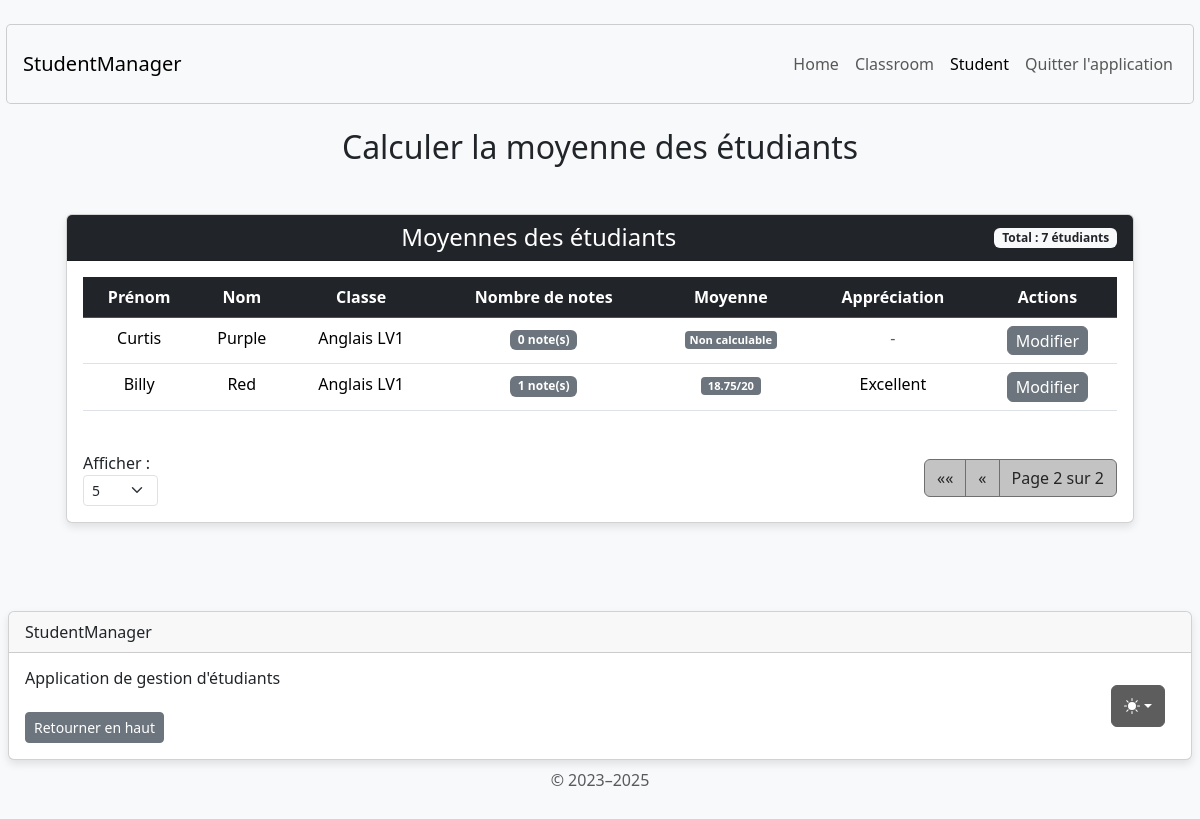
The page /student/calculate-student-average/?page=2&items_per_page=5 on the database its author committed.
### student/models.py (models this page shows, shortened)
class Student(AbstractUser):
    username = None
    email = models.EmailField('email address', unique=True, null=True, blank=True)
    USERNAME_FIELD = 'email'
    REQUIRED_FIELDS = []
    classroom = models.ForeignKey(
        Classroom,
        on_delete=models.SET_NULL,
        null=True,
        blank=True,
        related_name="students"
    )
    lessons = models.ManyToManyField(Lesson, through='StudentLesson', blank=True)
    groups = models.ManyToManyField(
        'auth.Group',
        blank=True,
        related_name='student_set',
        help_text='The groups this user belongs to.',
        verbose_name='groups'
    )
    user_permissions = models.ManyToManyField(
        'auth.Permission',
        blank=True,
        related_name='student_set_permissions',
        help_text='Specific permissions for this user.',
        verbose_name='user permissions'
    )

### classroom/models.py (models this page shows, shortened)
class Classroom(models.Model):
    classroom_name = models.CharField(max_length=255)
    number_of_places_available = models.PositiveIntegerField(default=0)

### student/views.py (the view)
# urls.py: path('student/calculate-student-average/', calculate_student_average_view, name='calculate_student_average'),
def calculate_student_average_view(request):
    students = Student.objects.all() \
        .order_by('last_name', 'first_name') \
        .select_related('classroom') \
        .prefetch_related('studentlesson_set__lesson')
    students_with_averages = []
    for student in students:
        valid_grades = student.studentlesson_set.exclude(grade__isnull=True).filter(grade__gte=0, grade__lte=20)
        if valid_grades.exists():
            average = valid_grades.aggregate(Avg('grade'))['grade__avg']
            average = round(average, 2) if average else None
        else:
            average = None
        students_with_averages.append({
            'student': student,
            'average': average,
            'grades_count': valid_grades.count()
        })
    try:
        items_per_page = int(request.GET.get('items_per_page', 5))
        if items_per_page not in [5, 10, 50, 100]:
            items_per_page = 5
    except (ValueError, TypeError):
        items_per_page = 5
    paginator = Paginator(students_with_averages, items_per_page)
    page_number = request.GET.get('page')
    page_obj = paginator.get_page(page_number)
    classrooms = Classroom.objects.all()
    context = {
        'page_obj': page_obj,
        'items_per_page': items_per_page,
        'per_page_options': [5, 10, 50, 100],
        'has_students': students.exists(),
        'classrooms': classrooms,
    }
    return render(request, 'student/calculate_student_average.html', context)

### student/templates/student/calculate_student_average.html (shortened to what this page needs)
{% extends 'home/base.html' %}
{% load static %}
{% block content %}
<body class="d-flex align-items-center py-4 bg-body-tertiary">
    <main class="container text-center">
        <h2 class="mb-4 mt-4">Calculer la moyenne des étudiants</h2>
        <div class="container mt-5">
            <div class="row justify-content-center">
                <div class="col-md-12">
                    <div class="card">
                        <div class="card-header bg-dark text-white d-flex justify-content-between align-items-center">
                            <h4 class="mb-0 flex-grow-1 text-center">Moyennes des étudiants</h4>
                            <span class="badge bg-light text-dark">
                                Total : {{ page_obj.paginator.count }} étudiants
                            </span>
                        </div>
                        <div class="card-body">
                            {% if has_students %}
                            <div class="table-responsive">
                                <table class="table table-hover">
                                    <thead class="table-dark">
                                        <tr>
                                            <th scope="col">Prénom</th>
                                            <th scope="col">Nom</th>
                                            <th scope="col">Classe</th>
                                            <th scope="col">Nombre de notes</th>
                                            <th scope="col">Moyenne</th>
                                            <th scope="col">Appréciation</th>
                                            <th scope="col">Actions</th>
                                        </tr>
                                    </thead>
                                    <tbody>
                                        {% for student_data in page_obj %}
                                        {% with student=student_data.student average=student_data.average grades_count=student_data.grades_count %}
                                        <tr>
                                            <td>{{ student.first_name }}</td>
                                            <td>{{ student.last_name }}</td>
                                            <td>
                                                {% if student.classroom %}
                                                    {{ student.classroom.classroom_name }}
                                                {% else %}
                                                    <span class="text-muted">Aucune classe</span>
                                                {% endif %}
                                            </td>
                                            <td>
                                                <span class="badge {% if grades_count > 0 %}bg-secondary{% else %}bg-secondary{% endif %}">
                                                    {{ grades_count }} note(s)
                                                </span>
                                            </td>
                                            <td>
                                                {% if average is not None %}
                                                    <span class="average-badge compact badge
                                                        {% if average >= 16 %}bg-secondary
                                                        {% elif average >= 12 %}bg-secondary
                                                        {% elif average >= 10 %}bg-secondary
                                                        {% else %}bg-danger
                                                        {% endif %} fs-6">
                                                        {{ average }}/20
                                                    </span>
                                                {% else %}
                                                    <span class="average-badge compact badge bg-secondary">Non calculable</span>
                                                {% endif %}
                                            </td>
                                            <td>
                                                {% if average is not None %}
                                                    {% if average >= 16 %}Excellent
                                                    {% elif average >= 14 %}Très bien
                                                    {% elif average >= 12 %}Bien
                                                    {% elif average >= 10 %}Assez bien
                                                    {% else %}Insuffisant
                                                    {% endif %}
                                                {% else %}
                                                    <span class="text-muted">-</span>
                                                {% endif %}
                                            </td>
                                            <td>
                                                <button type="button" class="btn btn-secondary btn-custom-hover btn-custom-padding"
                                                    data-bs-toggle="modal"
                                                    data-bs-target="#editModal{{ student.id }}">
                                                    Modifier
                                                </button>
                                            </td>
                                        </tr>
                                        {% endwith %}
                                        {% endfor %}
                                    </tbody>
                                </table>
                            </div>
                            <div class="pagination-container mt-4 d-flex justify-content-between align-items-center">
                                <div>
                                    <form method="GET" class="form-inline">
                                        <label for="items_per_page" class="me-2">Afficher :</label>
                                        <select name="items_per_page" id="items_per_page" class="form-select form-select-sm" onchange="this.form.submit()">
                                            {% for option in per_page_options %}
                                            <option value="{{ option }}" {% if items_per_page == option %}selected{% endif %}>{{ option }}</option>
                                            {% endfor %}
                                        </select>
                                    </form>
                                </div>
                                <nav>
                                    <ul class="pagination mb-0">
                                        {% if page_obj.has_previous %}
                                        <li class="page-item">
                                            <a class="page-link" href="?page=1&items_per_page={{ items_per_page }}" aria-label="First">
                                                <span aria-hidden="true">&laquo;&laquo;</span>
                                            </a>
                                        </li>
                                        <li class="page-item">
                                            <a class="page-link" href="?page={{ page_obj.previous_page_number }}&items_per_page={{ items_per_page }}" aria-label="Previous">
                                                <span aria-hidden="true">&laquo;</span>
                                            </a>
                                        </li>
                                        {% endif %}
                                        <li class="page-item disabled">
                                            <span class="page-link">
                                                Page {{ page_obj.number }} sur {{ page_obj.paginator.num_pages }}
                                            </span>
                                        </li>
                                    </ul>
                                </nav>
                            </div>
                            {% else %}
                            <div class="alert alert-info" role="alert">
                                Il n'y a pas d'étudiants à afficher.
                            </div>
                            {% endif %}
                        </div>
                    </div>
                </div>
            </div>
        </div>
    </main>
</body>
{% endblock content %}

### home/templates/home/base.html (style rules this page uses)
body { display: flex; flex-direction: column; min-height: 100vh; }
main { flex: 1; }

### student/templates/student/calculate_student_average.html (style rules this page uses)
.btn-custom-padding { padding: 0.1rem 0.5rem; }
.card { box-shadow: 0 4px 8px rgba(0, 0, 0, 0.1); }
.pagination .page-item .page-link { color: #252525; background-color: #c3c3c3; border-color: #6f6f6f; transition: all 0.3s ease; outline: none !important; box-shadow: none !important; }
.pagination .page-item.disabled .page-link { background-color: #c3c3c3; border-color: #6f6f6f; color: #252525; }
.pagination-container { display: flex; justify-content: space-between; align-items: center; flex-wrap: wrap; }
.average-badge { font-size: 0.75rem !important; padding: 0.2rem 0.4rem !important; line-height: 1.2 !important; border-radius: 0.25rem !important; display: inline-block; white-space: nowrap; min-width: 70px; text-align: center; }
.average-badge.compact { font-size: 0.7rem !important; padding: 0.15rem 0.3rem !important; min-width: 60px; }

### rows shown on the page
Student: student.first_name "Curtis", student.last_name "Purple", student.classroom.classroom_name "Anglais LV1", grades_count "0", shows "Non calculable"
Student: student.first_name "Billy", student.last_name "Red", student.classroom.classroom_name "Anglais LV1", grades_count "1", average "18.75", shows "Excellent"

### other values the page prints
{{ page_obj.paginator.count }} "7"
{{ page_obj.number }} "2"
{{ page_obj.paginator.num_pages }} "2"
form field items_per_page "5"
